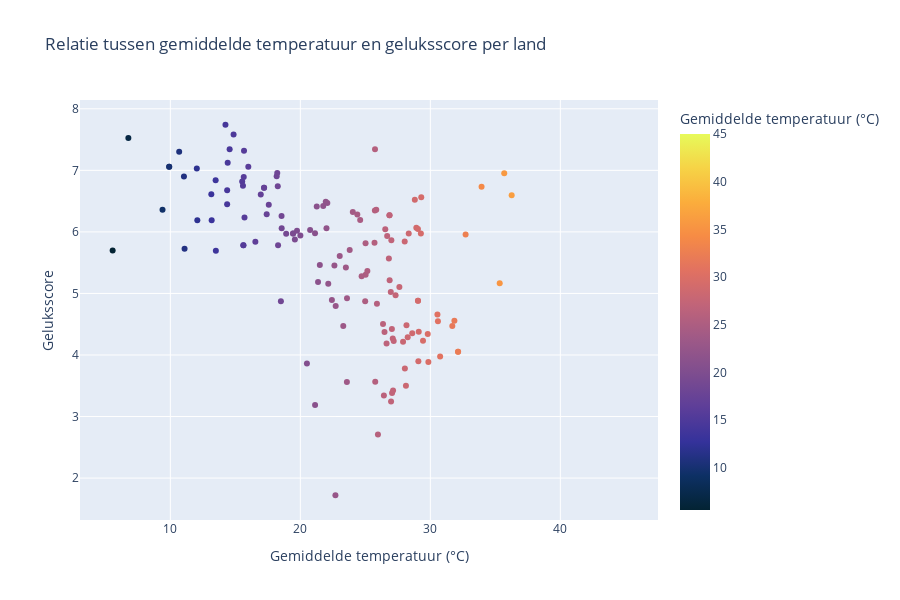

The notebook cell saved with this chart:
### Markdown cell above
> *Figuur X: Vivamus elementum semper nisi. Aenean vulputate eleifend tellus. Aenean leo ligula, porttitor eu, consequat vitae, eleifend ac, enim. Aliquam lorem ante, dapibus in, viverra quis, feugiat a, tellus.*

### Code cell
fig = px.scatter(
    df123,
    x="temperature_celsius",
    y="Ladder score",
    hover_name="country",
    color="temperature_celsius",  # of kleur op continent als je die variabele hebt
    color_continuous_scale="thermal",
    labels={
        "temperature_celsius": "Gemiddelde temperatuur (°C)",
        "Ladder score": "Geluksscore"
    },
    title="Relatie tussen gemiddelde temperatuur en geluksscore per land"
)

fig.update_layout(width=900, height=600)
fig.show()

### Figure 1 — Plotly figure (JSON) as saved in the notebook; plotly's stock layout.template omitted (floating-point values rounded to 4 significant figures; data arrays with more than 128 entries replaced by an {"elided": "..."} marker saying what was removed)
{"data": [{"hovertemplate": "<b>%{hovertext}</b><br><br>Gemiddelde temperatuur (°C)=%{marker.color}<br>Geluksscore=%{y}<extra></extra>", "hovertext": {"elided": "217 str values"}, "legendgroup": "", "marker": {"color": {"elided": "217 float values"}, "coloraxis": "coloraxis", "symbol": "circle"}, "mode": "markers", "name": "", "orientation": "v", "showlegend": false, "type": "scatter", "x": {"elided": "217 float values"}, "xaxis": "x", "y": {"elided": "217 float values"}, "yaxis": "y"}], "layout": {"coloraxis": {"colorbar": {"title": {"text": "Gemiddelde temperatuur (°C)"}}, "colorscale": [[0, "rgb(3, 35, 51)"], [0.09091, "rgb(13, 48, 100)"], [0.1818, "rgb(53, 50, 155)"], [0.2727, "rgb(93, 62, 153)"], [0.3636, "rgb(126, 77, 143)"], [0.4545, "rgb(158, 89, 135)"], [0.5455, "rgb(193, 100, 121)"], [0.6364, "rgb(225, 113, 97)"], [0.7273, "rgb(246, 139, 69)"], [0.8182, "rgb(251, 173, 60)"], [0.9091, "rgb(246, 211, 70)"], [1, "rgb(231, 250, 90)"]]}, "height": 600, "legend": {"tracegroupgap": 0}, "title": {"text": "Relatie tussen gemiddelde temperatuur en geluksscore per land"}, "width": 900, "xaxis": {"anchor": "y", "autorange": true, "domain": [0, 1], "range": [3.043, 47.52], "title": {"text": "Gemiddelde temperatuur (°C)"}, "type": "linear"}, "yaxis": {"anchor": "x", "autorange": true, "domain": [0, 1], "range": [1.319, 8.143], "title": {"text": "Geluksscore"}, "type": "linear"}}}
